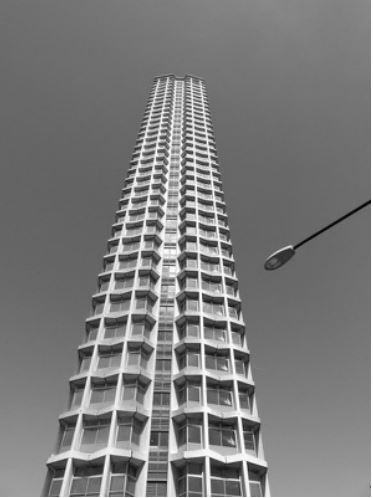
#> input picture Detection/Edge/tower.JPG, 373 x 498 px
$ python Edge.py
#> lines starting #> are read from the running program, lines starting #| are printed output that depends on the picture
"""
[Edge detection]
: 명암, 컬러 또는 텍스처의 변화량을 측정 -> 변화량이 큰 곳을 에지로 검출 가능
- 변화량? 미분
1차 미분 ==> f'(x) = f(x+1) - f(x)
2차 미분 ==> f''(x) = f(x+1) + f(x-1) + 2f(x)
--2차 미분을 하는 이유?
: 자연 현상에서는 주로 램프 에지가 나타나는데 그 구간을 미분하면 차가 크지 않기 때문이다.

- 구현 : mask를 씌움(filter)

[convolution]
: filter를 elemental wise로 곱하여 더한다. (CNN에서도 같은 원리 사용)
"""

import cv2
import numpy as np

#kernel == mask(filter)
kernel_y = np.array([[1, 0, -1],
                     [2, 0, -2],
                    [1, 0, -1]])

kernel_x = np.array([[1, 2, 1],
                     [0, 0, 0],
                     [-1, -2, -1]])

gauss_filter = np.array([[1, 2, 1],
                         [2, 4, 2],
                         [1, 2, 1]])


if __name__ == '__main__':
    src = cv2.imread("tower.JPG")
#> src is the input picture: shape (498, 373, 3); min 0, max 255, mean 123.1
    gray = cv2.cvtColor(src, cv2.COLOR_BGR2GRAY)

    rows, cols = gray.shape
#> rows = 498; cols = 373
    # 객체를 찾는 박스가 3x3 ==> 가장자리는 찾을 수 없기 때문에 -2를 해서 영점을 맞춰준다.(padding 부분 삭제)
    gradient = np.zeros((rows-2, cols-2), dtype=np.uint8)
    g_x = np.zeros((rows-2, cols-2), dtype=np.uint8)
    g_y = np.zeros((rows-2, cols-2), dtype=np.uint8)

    for y in range(rows-2):
        for x in range(cols-2):
            roi = gray[y:y+3, x:x+3] #찾는 범위(영역 : 3x3 | 가장자리를 찾을 수 없기 때문에 padding해줌)

            """
            [gradient 구현]
            sx = np.sum(kernel_x * roi) # convolution 구현
            sy = np.sum(kernel_y * roi)
            # s => 강도 ==> 루트 x방향^2 + y방향^2
            gradient[y, x] = np.sqrt(sx**2 + sy**2)
            g_x[y, x] = np.sqrt(sx**2 + sx**2)
            g_y[y, x] = np.sqrt(sy**2 + sy**2)
            #
            val = np.sqrt(sx**2 + sy**2)
            if val > 150: #한계치
                gradient[y, x] = val

            else:
                gradient[y, x] = 0
            """

            # [Gaussian Filter 적용]
            # (Bluring 효과: 노이즈 감소 | 표준편차가 클수록 더 큰 스무딩 효과)
            # 3x3 가우스 필터
            gx = np.sum(gauss_filter*roi) #convolution 해주는 것이다.
            gradient[y, x] = gx / 16
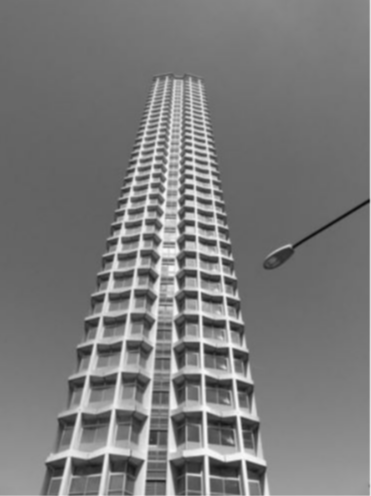
#> gradient: shape (496, 371); min 15, max 250, mean 122.2


    cv2.imshow("gradient", gradient)
    # cv2.imshow("g_x", g_x)
    # cv2.imshow("g_y", g_y)
    cv2.imshow("GRAY", gray)
    cv2.waitKey(0)
    cv2.destroyAllWindows()
